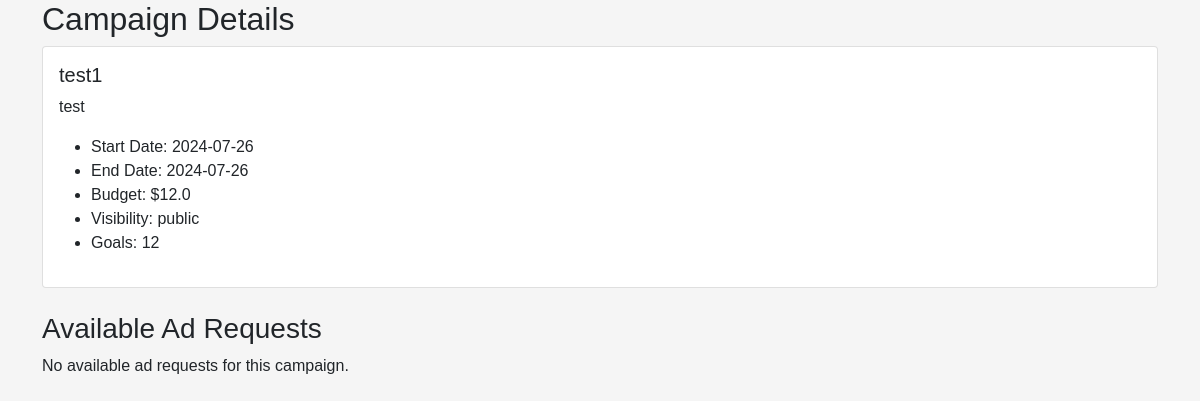
Before: /view_campaign/2 (signed in) with the older database file.
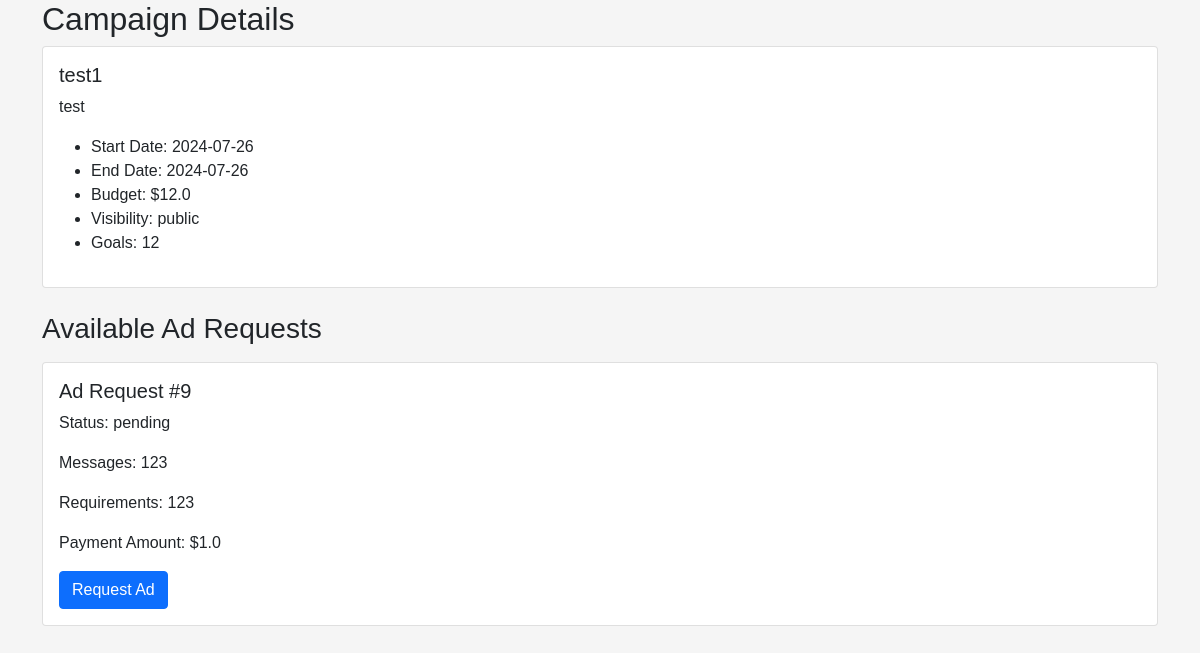
After: the same page with the newer database file.
### backend/models.py (models this page shows)
class AdRequest(db.Model):
    __tablename__ = 'ad_requests'
    id = db.Column(db.Integer, primary_key=True)
    campaign_id = db.Column(db.Integer, db.ForeignKey('campaigns.id'), nullable=False)
    influencer_id = db.Column(db.Integer, db.ForeignKey('influencers.id'), nullable=False)
    messages = db.Column(db.Text)
    requirements = db.Column(db.Text)
    payment_amount = db.Column(db.Float, nullable=False)
    status = db.Column(db.Enum('pending', 'accepted', 'rejected', 'negotiating','requested'), nullable=False, default='pending')
    created_at = db.Column(db.DateTime, default=datetime.utcnow)
    updated_at = db.Column(db.DateTime, default=datetime.utcnow, onupdate=datetime.utcnow)
    campaign = relationship('Campaign', back_populates='ad_requests')
    influencer = relationship('Influencer', back_populates='ad_requests')
    proposed_amount = db.Column(db.Float)
    last_updated_by = db.Column(db.Enum('sponsor', 'influencer'))

### backend/controller.py (the view)
@app.route("/view_campaign/<int:campaign_id>")
@login_required
def view_campaign(campaign_id):
    campaign = Campaign.query.get_or_404(campaign_id)
    ad_requests = AdRequest.query.filter_by(campaign_id=campaign_id, status='pending').all()
    return render_template("view_campaign.html", campaign=campaign, ad_requests=ad_requests)

### app.py (called while the page is built)
def init_app():
    app = Flask(__name__)
    app.secret_key = 'fsfdgdsgs'
    app.debug = True
    app.config['SQLALCHEMY_DATABASE_URI'] = 'sqlite:///iescp.db'
    db.init_app(app)
    app.app_context().push()
    login_manager = LoginManager()
    login_manager.login_view = 'controller.login'
    login_manager.init_app(app)
    @login_manager.user_loader
    def load_user(id):
        return User.query.get(int(id))
    print("app started....")
    return app

### templates/view_campaign.html
{% extends "base.html" %}
{% block content %}
<div class="container">
    <h2>Campaign Details</h2>
    <div class="card">
        <div class="card-body">
            <h5 class="card-title">{{ campaign.name }}</h5>
            <p>{{ campaign.description }}</p>
            <ul>
                <li>Start Date: {{ campaign.start_date }}</li>
                <li>End Date: {{ campaign.end_date }}</li>
                <li>Budget: ${{ campaign.budget }}</li>
                <li>Visibility: {{ campaign.visibility }}</li>
                <li>Goals: {{ campaign.goals }}</li>
            </ul>
        </div>
    </div>
    {% if current_user.role == 'influencer' %}
    <h3 class="mt-4">Available Ad Requests</h3>
    {% for ad_request in ad_requests %}
    <div class="card mt-3">
        <div class="card-body">
            <h5 class="card-title">Ad Request #{{ ad_request.id }}</h5>
            <p>Status: {{ ad_request.status }}</p>
            {% if ad_request.messages %}
            <p>Messages: {{ ad_request.messages }}</p>
            {% endif %}
            {% if ad_request.requirements %}
            <p>Requirements: {{ ad_request.requirements }}</p>
            {% endif %}
            {% if ad_request.payment_amount %}
            <p>Payment Amount: ${{ ad_request.payment_amount }}</p>
            {% endif %}
            <form action="{{ url_for('request_ad', ad_request_id=ad_request.id) }}" method="POST">
                <button type="submit" class="btn btn-primary">Request Ad</button>
            </form>
        </div>
    </div>
    {% else %}
    <p>No available ad requests for this campaign.</p>
    {% endfor %}
    {% endif %}
</div>
{% endblock %}

Changed rows visible on the page:
now on this page (row edited): AdRequest: id "9", status "pending", messages "123", requirements "123", payment_amount "1.0"
Other visible differences:
text no longer shown: "No available ad requests for this campaign."
